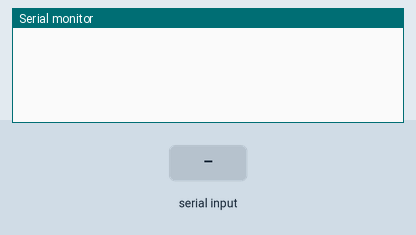
Recording of a sketch running on a simulated Arduino Uno, built with avr-gcc and run on an emulated ATmega328P. Shown: the last lines printed to the serial monitor. The inputs (shaded band) are chosen by the test bench.

Above: at 1.2 s.
1.3 s: "VR=?\n" received over Serial
At 2.1 s:
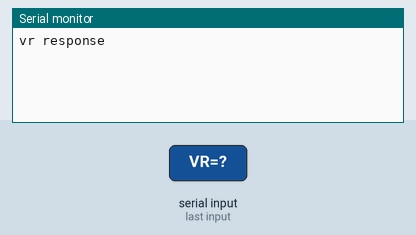
2.8 s: "BRIGHT=?\n" received over Serial
At 3.4 s:
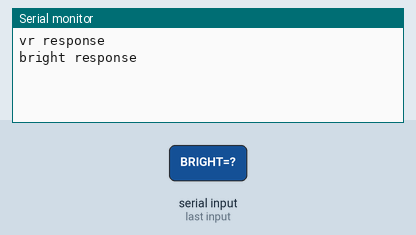

The sketch:

4_7_1.ino
```cpp
void setup() {
  Serial.begin(9600);
}

void loop() {
  if (Serial.available() > 0)
  {
    String strRead = Serial.readStringUntil('\n');
    if(strRead.indexOf("VR=?") != -1)
    {
      Serial.println("vr response");
    }
    else if(strRead.indexOf("BRIGHT=?") != -1)
    {
      Serial.println("bright response");
    }
  }
}
//4_7_1.ino
```

Measured:
- after the input at 1.3 s, the serial monitor: prints a new line at once (image 1)
- after the input at 2.8 s, the serial monitor: prints a new line at once (image 2)
